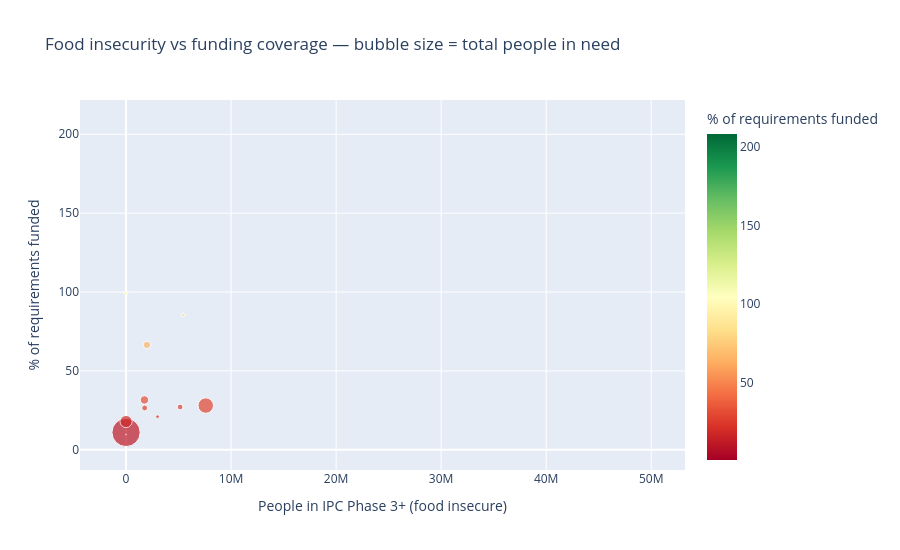

The code cell stored with this chart in its notebook:
### Markdown cell above
## IPC crisis severity vs funding gap (scatter)
Do more food-insecure countries get less funding relative to their requirements?

### Code cell
scatter_df = (
    df.drop_duplicates(subset=['countryCode', 'year'])
    .groupby('countryCode')
    .agg(
        ipc_phase_3plus=('ipc_phase_3plus_people', 'sum'),
        requirements=('requirements_cluster_specific', 'sum'),
        funding=('funding_cluster_specific', 'sum'),
        people_in_need=('People_In_Need', 'sum'),
    )
    .assign(pct_funded=lambda x: (x['funding'] / x['requirements'] * 100).round(1))
    .dropna()
    .reset_index()
)

fig = px.scatter(
    scatter_df,
    x='ipc_phase_3plus',
    y='pct_funded',
    size='people_in_need',
    hover_name='countryCode',
    color='pct_funded',
    color_continuous_scale='RdYlGn',
    labels={
        'ipc_phase_3plus': 'People in IPC Phase 3+ (food insecure)',
        'pct_funded': '% of requirements funded',
    },
    title='Food insecurity vs funding coverage — bubble size = total people in need',
    height=550,
)
fig.show()

### Figure 1 — Plotly figure (JSON) as saved in the notebook; plotly's stock layout.template omitted (floating-point values rounded to 4 significant figures)
{"data": [{"hovertemplate": "<b>%{hovertext}</b><br><br>People in IPC Phase 3+ (food insecure)=%{x}<br>% of requirements funded=%{marker.color}<br>people_in_need=%{marker.size}<extra></extra>", "hovertext": ["BFA", "CAF", "CMR", "COD", "COL", "ETH", "GTM", "HND", "HTI", "MLI", "MMR", "MOZ", "NER", "NGA", "SDN", "SLV", "SOM", "SSD", "SYR", "TCD", "UKR", "VEN", "YEM"], "legendgroup": "", "marker": {"color": [31.6, 66.5, 0.8, Infinity, 60.7, 11.0, 21.0, 26.5, 85.4, Infinity, 116.5, Infinity, 208.1, Infinity, Infinity, 9.7, 28.0, Infinity, 17.9, 27.1, 99.2, 51.3, Infinity], "coloraxis": "coloraxis", "size": [1135000.0, 890900.0, 0.0, 0.0, 0.0, 12960000.0, 222400.0, 559600.0, 215400.0, 0.0, 0.0, 0.0, 0.0, 0.0, 0.0, 16020.0, 3862000.0, 0.0, 2380000.0, 538900.0, 262700.0, 0.0, 0.0], "sizemode": "area", "sizeref": 32400.0, "symbol": "circle"}, "mode": "markers", "name": "", "orientation": "v", "showlegend": false, "type": "scatter", "x": [1749000.0, 1987000.0, 5877000.0, 27640000.0, 0.0, 0.0, 2994000.0, 1773000.0, 5408000.0, 1697000.0, 0.0, 2786000.0, 1535000.0, 50050000.0, 21310000.0, 0.0, 7587000.0, 6312000.0, 0.0, 5145000.0, 0.0, 0.0, 4648000.0], "xaxis": "x", "y": [31.6, 66.5, 0.8, Infinity, 60.7, 11.0, 21.0, 26.5, 85.4, Infinity, 116.5, Infinity, 208.1, Infinity, Infinity, 9.7, 28.0, Infinity, 17.9, 27.1, 99.2, 51.3, Infinity], "yaxis": "y"}], "layout": {"coloraxis": {"colorbar": {"title": {"text": "% of requirements funded"}}, "colorscale": [[0.0, "rgb(165,0,38)"], [0.1, "rgb(215,48,39)"], [0.2, "rgb(244,109,67)"], [0.3, "rgb(253,174,97)"], [0.4, "rgb(254,224,139)"], [0.5, "rgb(255,255,191)"], [0.6, "rgb(217,239,139)"], [0.7, "rgb(166,217,106)"], [0.8, "rgb(102,189,99)"], [0.9, "rgb(26,152,80)"], [1.0, "rgb(0,104,55)"]]}, "height": 550, "legend": {"itemsizing": "constant", "tracegroupgap": 0}, "title": {"text": "Food insecurity vs funding coverage — bubble size = total people in need"}, "xaxis": {"anchor": "y", "domain": [0.0, 1.0], "title": {"text": "People in IPC Phase 3+ (food insecure)"}}, "yaxis": {"anchor": "x", "domain": [0.0, 1.0], "title": {"text": "% of requirements funded"}}}}
